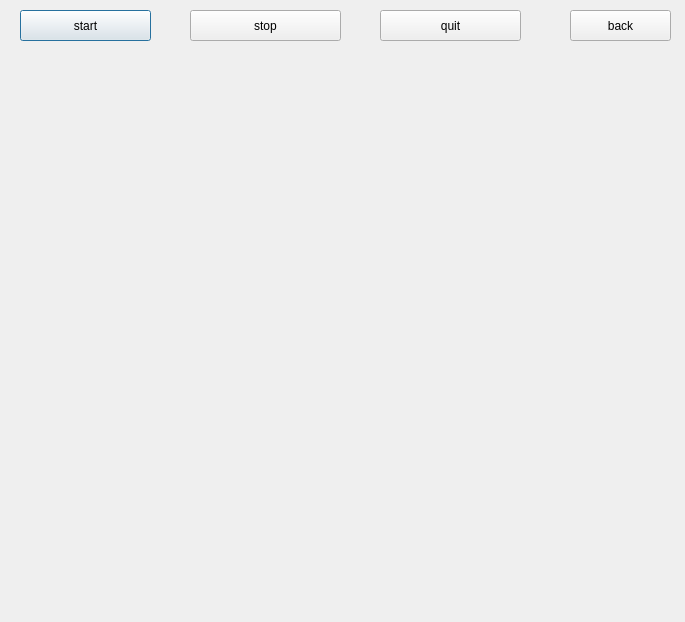
<?xml version="1.0" encoding="UTF-8"?>
<ui version="4.0">
 <class>camera</class>
 <widget class="QDialog" name="camera">
  <property name="geometry">
   <rect>
    <x>0</x>
    <y>0</y>
    <width>685</width>
    <height>622</height>
   </rect>
  </property>
  <property name="windowTitle">
   <string>Dialog</string>
  </property>
  <widget class="QPushButton" name="show_ptn">
   <property name="geometry">
    <rect>
     <x>20</x>
     <y>10</y>
     <width>131</width>
     <height>31</height>
    </rect>
   </property>
   <property name="text">
    <string>start</string>
   </property>
  </widget>
  <widget class="QPushButton" name="stop_ptn">
   <property name="geometry">
    <rect>
     <x>190</x>
     <y>10</y>
     <width>151</width>
     <height>31</height>
    </rect>
   </property>
   <property name="text">
    <string>stop</string>
   </property>
  </widget>
  <widget class="QPushButton" name="quit_ptn">
   <property name="geometry">
    <rect>
     <x>380</x>
     <y>10</y>
     <width>141</width>
     <height>31</height>
    </rect>
   </property>
   <property name="text">
    <string>quit</string>
   </property>
  </widget>
  <widget class="QLabel" name="show_label">
   <property name="geometry">
    <rect>
     <x>230</x>
     <y>110</y>
     <width>341</width>
     <height>261</height>
    </rect>
   </property>
   <property name="text">
    <string/>
   </property>
  </widget>
  <widget class="QPushButton" name="pushButton">
   <property name="geometry">
    <rect>
     <x>570</x>
     <y>10</y>
     <width>101</width>
     <height>31</height>
    </rect>
   </property>
   <property name="text">
    <string>back</string>
   </property>
  </widget>
 </widget>
 <resources/>
 <connections/>
</ui>
